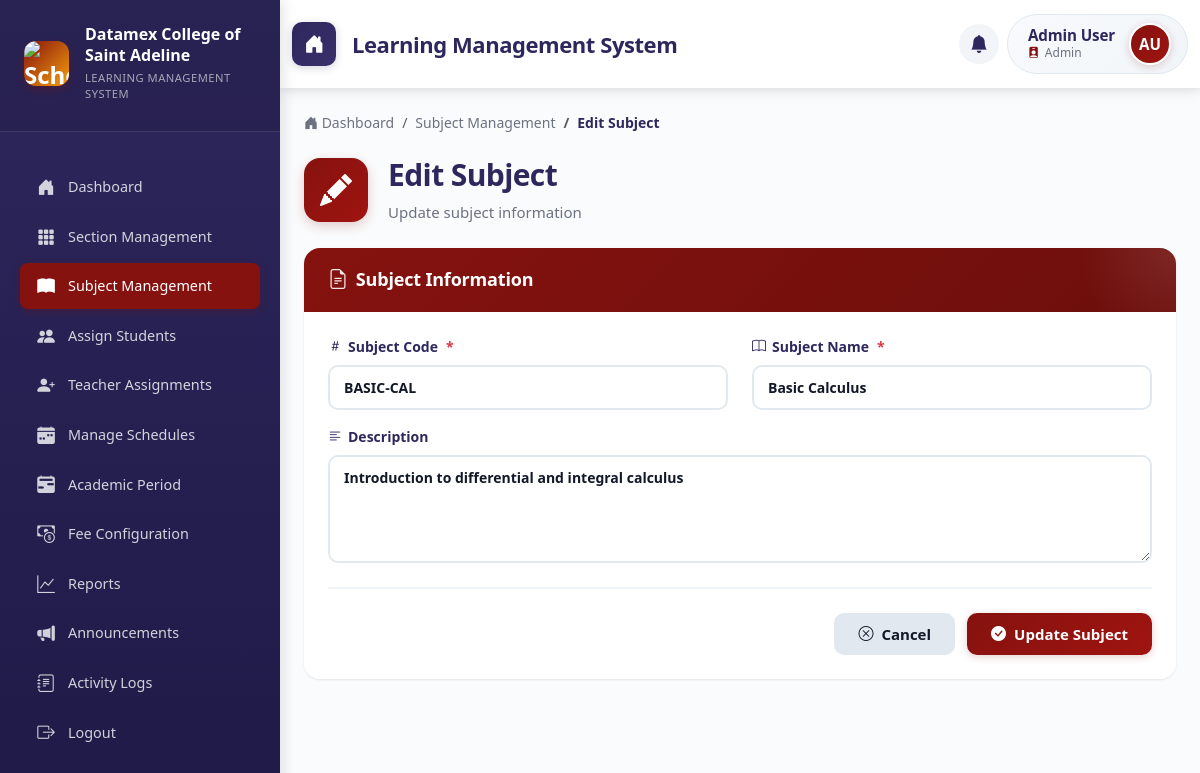
Page /index.php?page=edit_subject&id=4 (signed in) on the committed database.
### tables this page shows
CREATE TABLE subjects (
    subject_id INT AUTO_INCREMENT PRIMARY KEY,
    subject_code VARCHAR(20) UNIQUE NOT NULL,
    subject_name VARCHAR(200) NOT NULL,
    description TEXT NULL,
    created_at TIMESTAMP DEFAULT CURRENT_TIMESTAMP,
    updated_at TIMESTAMP DEFAULT CURRENT_TIMESTAMP ON UPDATE CURRENT_TIMESTAMP
);

### app/controllers/SubjectController.php (called while the page is built, shortened)
<?php
require_once __DIR__ . '/../models/Subject.php';
class SubjectController
{
    private $subject_model;
    public function __construct()
    {
        $this->subject_model = new Subject();
    }
        ?>
        <?php
    public function showEditSubject()
    {
        $subject_id = $_GET['id'] ?? null;
        $subject = $this->subject_model->getById($subject_id);
        require __DIR__ . '/../views/admin/edit_subject.php';
    }
}

### public/index.php (called while the page is built, shortened)
<?php
require_once __DIR__ . '/../app/routes.php';

### app/models/Subject.php (called while the page is built, shortened)
<?php
require_once __DIR__ . '/../../config/db_connection.php';
class Subject
{
    private $connection;
    public function __construct()
    {
        global $connection;
        $this->connection = $connection;
    }
    public function getById($subject_id)
    {
        $stmt = $this->connection->prepare("
            SELECT subject_id, subject_code, subject_name, description
            FROM subjects
            WHERE subject_id = ?
        ");
        $stmt->execute([$subject_id]);
        return $stmt->fetch();
    }
}

### app/views/admin/edit_subject.php (the view, shortened to what this page needs)
<!DOCTYPE html>
<html lang="en">
<head>
    <link rel="stylesheet" href="bootstrap/css/bootstrap.min.css">
    <link rel="stylesheet" href="bootstrap/css/bootstrap-icons.css">
    <link rel="stylesheet" href="css/main.css">
    <link rel="stylesheet" href="css/shared/sidenav.css">
    <link rel="stylesheet" href="css/shared/top-navbar.css">
    <link rel="stylesheet" href="css/pages/subject_management.css">
</head>
<body>
    <div class="toast-container position-fixed top-0 end-0 p-3" style="z-index: 1100;" id="toastContainer"></div>
    <div class="d-flex">
        <div class="sidenav">
            <div class="sidenav-header">
                <div class="school-brand">
                    <div class="school-logo">
                        <img src="assets/DCSA-LOGO.png" alt="School Logo"
                            style="width: 100%; height: 100%; object-fit: contain; border-radius: 0.75rem;">
                    </div>
                    <div class="school-info">
                        <h5>Datamex College of Saint Adeline</h5>
                        <p class="subtitle">Learning Management System</p>
                    </div>
                </div>
            </div>
            <ul class="sidenav-menu">
                <li class="nav-item">
                    <a class="nav-link" href="index.php?page=admin_dashboard">
                        <i class="bi bi-house-door-fill"></i>
                        <span>Dashboard</span>
                    </a>
                </li>
                <li class="nav-item">
                    <a class="nav-link" href="index.php?page=manage_sections">
                        <i class="bi bi-grid-3x3-gap-fill"></i>
                        <span>Section Management</span>
                    </a>
                </li>
                <li class="nav-item">
                    <a class="nav-link active" href="index.php?page=subjects">
                        <i class="bi bi-book-fill"></i>
                        <span>Subject Management</span>
                    </a>
                </li>
                <li class="nav-item">
                    <a class="nav-link" href="index.php?page=student_sections">
                        <i class="bi bi-people-fill"></i>
                        <span>Assign Students</span>
                    </a>
                </li>
                <li class="nav-item">
                    <a class="nav-link" href="index.php?page=teacher_assignments">
                        <i class="bi bi-person-plus-fill"></i>
                        <span>Teacher Assignments</span>
                    </a>
                </li>
                <li class="nav-item">
                    <a class="nav-link" href="index.php?page=teacher_schedules">
                        <i class="bi bi-calendar-week-fill"></i>
                        <span>Manage Schedules</span>
                    </a>
                </li>
                <li class="nav-item">
                    <a class="nav-link" href="index.php?page=academic_period">
                        <i class="bi bi-calendar2-range-fill"></i>
                        <span>Academic Period</span>
                    </a>
                </li>
                <li class="nav-item">
                    <a class="nav-link" href="index.php?page=fee_config">
                        <i class="bi bi-cash-coin"></i>
                        <span>Fee Configuration</span>
                    </a>
                </li>
                <li class="nav-item">
                    <a class="nav-link" href="index.php?page=reports">
                        <i class="bi bi-graph-up"></i>
                        <span>Reports</span>
                    </a>
                </li>
                <li class="nav-item">
                    <a class="nav-link" href="index.php?page=announcements">
                        <i class="bi bi-megaphone-fill"></i><span>Announcements</span>
                    </a>
                </li>
                <li class="nav-item">
                    <a class="nav-link" href="index.php?page=admin_activity_logs">
                        <i class="bi bi-journal-text"></i>
                        <span>Activity Logs</span>
                    </a>
                </li>
                <li class="nav-item">
                    <a class="nav-link" href="index.php?page=logout">
                        <i class="bi bi-box-arrow-right"></i>
                        <span>Logout</span>
                    </a>
                </li>
            </ul>
        </div>
        <div class="main-content flex-grow-1">
            <?php require __DIR__ . '/../shared/top_navbar.php'; ?>
            <div class="container-fluid p-4">
                <nav aria-label="breadcrumb">
                    <ol class="breadcrumb">
                        <li class="breadcrumb-item">
                            <a href="index.php?page=admin_dashboard">
                                <i class="bi bi-house-door-fill"></i> Dashboard
                            </a>
                        </li>
                        <li class="breadcrumb-item">
                            <a href="index.php?page=subjects">
                                Subject Management
                            </a>
                        </li>
                        <li class="breadcrumb-item active" aria-current="page">
                            Edit Subject
                        </li>
                    </ol>
                </nav>
                <div class="page-header">
                    <div class="header-content">
                        <div class="header-icon">
                            <i class="bi bi-pencil-fill"></i>
                        </div>
                        <div class="header-text">
                            <h1 class="header-title">Edit Subject</h1>
                            <p class="header-subtitle">Update subject information</p>
                        </div>
                    </div>
                </div>
                <div class="card subject-form-card">
                    <div class="card-header">
                        <h5 class="mb-0">
                            <i class="bi bi-file-earmark-text"></i>
                            Subject Information
                        </h5>
                    </div>
                    <div class="card-body">
                        <form id="editSubjectForm">
                            <div class="row">
                                <div class="col-md-6 mb-3">
                                    <label class="form-label">
                                        <i class="bi bi-hash"></i>
                                        Subject Code
                                        <span class="text-danger">*</span>
                                    </label>
                                    <input type="text"
                                        class="form-control"
                                        name="subject_code"
                                        placeholder="e.g., CS101"
                                        value="<?= htmlspecialchars($subject['subject_code']) ?>"
                                        required>
                                </div>
                                <div class="col-md-6 mb-3">
                                    <label class="form-label">
                                        <i class="bi bi-book"></i>
                                        Subject Name
                                        <span class="text-danger">*</span>
                                    </label>
                                    <input type="text"
                                        class="form-control"
                                        name="subject_name"
                                        placeholder="e.g., Introduction to Computer Science"
                                        value="<?= htmlspecialchars($subject['subject_name']) ?>"
                                        required>
                                </div>
                            </div>
                            <div class="mb-3">
                                <label class="form-label">
                                    <i class="bi bi-text-left"></i>
                                    Description
                                </label>
                                <textarea class="form-control"
                                    name="description"
                                    rows="4"
                                    placeholder="Enter subject description (optional)"><?= htmlspecialchars($subject['description'] ?? '') ?></textarea>
                            </div>
                            <div class="form-actions">
                                <a href="index.php?page=subjects" class="btn btn-secondary">
                                    <i class="bi bi-x-circle"></i>
                                    Cancel
                                </a>
                                <button type="submit" class="btn btn-primary">
                                    <i class="bi bi-check-circle-fill"></i>
                                    Update Subject
                                </button>
                            </div>
                        </form>
                    </div>
                </div>
            </div>
        </div>
    </div>
</body>
</html>

### public/css/shared/sidenav.css (style rules this page uses)
.sidenav-menu .nav-item { margin-bottom: 0.25rem; }
.sidenav-menu .nav-link { display: flex; align-items: center; padding: 0.75rem 1rem; color: rgba(255, 255, 255, 0.8); text-decoration: none; border-radius: 0.5rem; transition: all 0.2s ease; font-size: 0.95rem; font-weight: 500; }
.sidenav-menu .nav-link.active { background-color: var(--primary); color: #ffffff; box-shadow: 0 2px 8px rgba(133, 18, 15, 0.3); }
.sidenav { width: 280px; min-height: 100vh; background: linear-gradient(180deg, var(--secondary) 0%, #1f1a47 100%); color: #ffffff; padding: 0; position: fixed; top: 0; left: 0; overflow-y: auto; transition: all 0.3s ease; z-index: 1050; box-shadow: 4px 0 12px rgba(0, 0, 0, 0.1); }
.sidenav-header { padding: 2rem 1.5rem 1.5rem; margin-bottom: 1rem; border-bottom: 1px solid rgba(255, 255, 255, 0.1); background: rgba(0, 0, 0, 0.1); }
.school-brand { display: flex; align-items: center; gap: 1rem; margin-bottom: 0.75rem; }
.school-logo { width: 50px; height: 50px; background: linear-gradient(135deg, var(--primary) 0%, var(--accent) 100%); border-radius: 0.75rem; display: flex; align-items: center; justify-content: center; font-size: 1.5rem; color: #ffffff; font-weight: 700; box-shadow: 0 4px 8px rgba(133, 18, 15, 0.3); flex-shrink: 0; }
.school-info h5 { margin: 0 0 0.25rem 0; font-size: 1.1rem; font-weight: 700; color: #ffffff; line-height: 1.3; }
.school-info .subtitle { font-size: 0.7rem; color: rgba(255, 255, 255, 0.6); margin: 0; text-transform: uppercase; letter-spacing: 0.5px; font-weight: 500; }
.sidenav-menu { list-style: none; padding: 1rem 1.25rem; margin: 0; }
.sidenav-menu .nav-link i { margin-right: 0.75rem; font-size: 1.1rem; width: 20px; text-align: center; }
.main-content { margin-left: 280px; min-height: 100vh; transition: margin-left 0.3s ease; background-color: #fafbfc; }
.sidenav { display: flex; flex-direction: column; max-height: 100vh; }
.sidenav-menu { flex: 1; overflow-y: auto; padding-bottom: 1rem; }
.sidenav-menu::after { content: ''; position: sticky; bottom: 0; left: 0; right: 0; height: 30px; background: linear-gradient(to top, var(--secondary) 0%, transparent 100%); pointer-events: none; opacity: 0.5; display: none; }
@media (max-height: 800px) { .sidenav-header { padding: 1.5rem 1.5rem 1rem; } }
@media (max-height: 800px) { .sidenav-menu .nav-link { padding: 0.6rem 1rem; font-size: 0.9rem; } }
@media (max-height: 800px) { .school-logo { width: 45px; height: 45px; } }
@media (max-height: 800px) { .school-info h5 { font-size: 1rem; } }

### public/css/variables.css (style rules this page uses)
:root { --primary: #85120F; --secondary: #2E275D; --accent: #F59E0B; --danger: #EF4444; --gray-500: #6B7280; --gray-900: #111827; --bs-primary: var(--primary); --bs-danger: var(--danger); }

### rows in the picture
subjects: subject_code "BASIC-CAL", subject_name "Basic Calculus", description "Introduction to differential and integral calculus"

### other values in the picture
$page_title "Learning Management System"
$firstname . ' ' . $lastname "Admin User"
$_SESSION['user_role'] "Admin"
$initials "AU"
